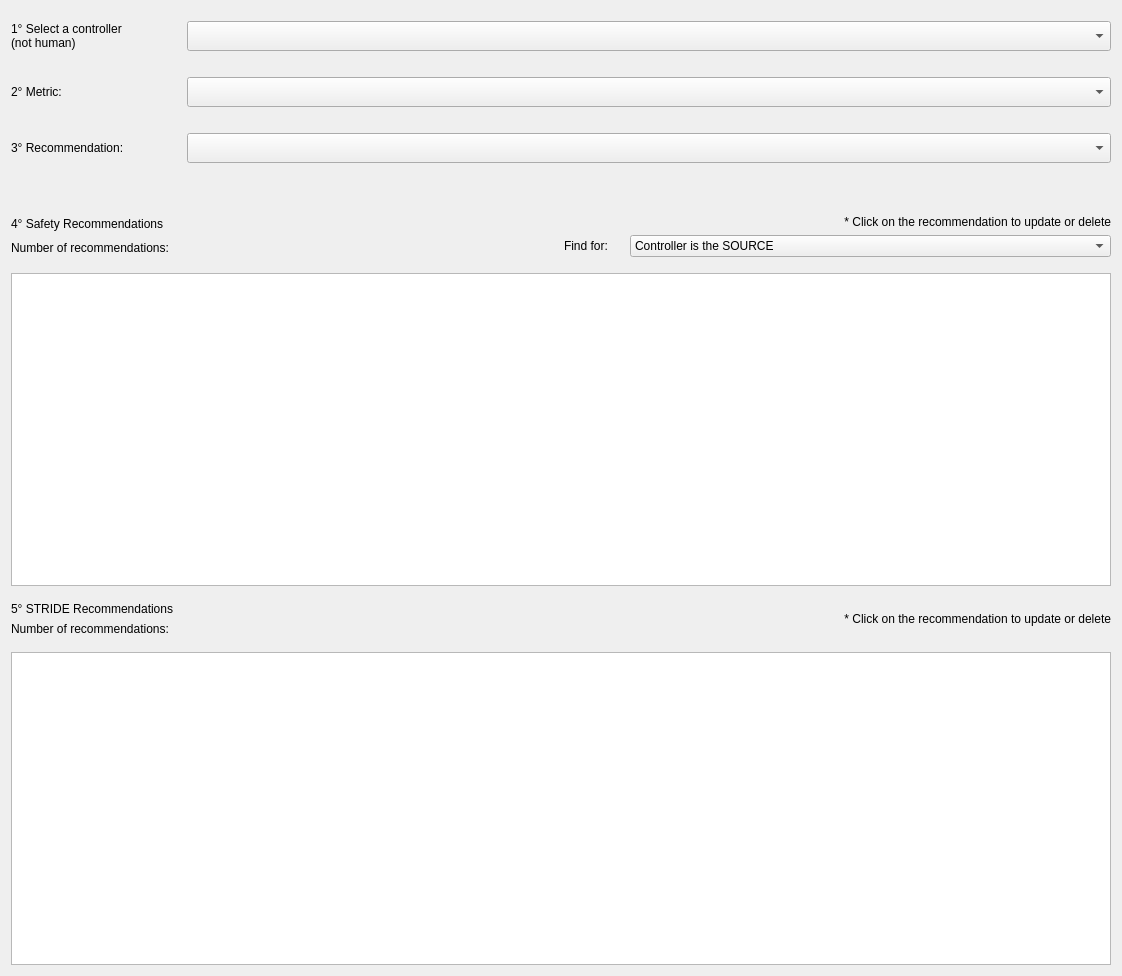
          <widget class="QWidget" name="scrollAreaWidgetContents_17">
           <property name="geometry">
            <rect>
             <x>0</x>
             <y>0</y>
             <width>1122</width>
             <height>976</height>
            </rect>
           </property>
           <layout class="QGridLayout" name="gridLayout_65">
            <item row="0" column="0">
             <layout class="QHBoxLayout" name="horizontalLayout_111">
              <property name="topMargin">
               <number>10</number>
              </property>
              <property name="bottomMargin">
               <number>10</number>
              </property>
              <item>
               <widget class="QLabel" name="label_93">
                <property name="minimumSize">
                 <size>
                  <width>170</width>
                  <height>0</height>
                 </size>
                </property>
                <property name="maximumSize">
                 <size>
                  <width>170</width>
                  <height>16777215</height>
                 </size>
                </property>
                <property name="text">
                 <string>1° Select a controller
(not human)</string>
                </property>
               </widget>
              </item>
              <item>
               <widget class="QComboBox" name="combobox_conf_controller">
                <property name="minimumSize">
                 <size>
                  <width>0</width>
                  <height>30</height>
                 </size>
                </property>
                <property name="focusPolicy">
                 <enum>Qt::TabFocus</enum>
                </property>
                <property name="contextMenuPolicy">
                 <enum>Qt::DefaultContextMenu</enum>
                </property>
                <property name="toolTip">
                 <string>This list contains all controllers that are NOT HUMAN</string>
                </property>
               </widget>
              </item>
             </layout>
            </item>
            <item row="1" column="0">
             <layout class="QHBoxLayout" name="horizontalLayout_112">
              <property name="topMargin">
               <number>10</number>
              </property>
              <property name="bottomMargin">
               <number>10</number>
              </property>
              <item>
               <widget class="QLabel" name="label_55">
                <property name="minimumSize">
                 <size>
                  <width>170</width>
                  <height>0</height>
                 </size>
                </property>
                <property name="maximumSize">
                 <size>
                  <width>170</width>
                  <height>16777215</height>
                 </size>
                </property>
                <property name="text">
                 <string>2° Metric:</string>
                </property>
               </widget>
              </item>
              <item>
               <widget class="QComboBox" name="combobox_conf_performance_metric">
                <property name="minimumSize">
                 <size>
                  <width>0</width>
                  <height>30</height>
                 </size>
                </property>
                <property name="focusPolicy">
                 <enum>Qt::TabFocus</enum>
                </property>
                <property name="contextMenuPolicy">
                 <enum>Qt::DefaultContextMenu</enum>
                </property>
                <property name="toolTip">
                 <string>This list contains all controllers that are NOT HUMAN</string>
                </property>
               </widget>
              </item>
             </layout>
            </item>
            <item row="2" column="0">
             <layout class="QVBoxLayout" name="verticalLayout_56">
              <property name="topMargin">
               <number>10</number>
              </property>
              <property name="bottomMargin">
               <number>10</number>
              </property>
              <item>
               <layout class="QHBoxLayout" name="horizontalLayout_116">
                <property name="topMargin">
                 <number>0</number>
                </property>
                <item>
                 <widget class="QLabel" name="label_101">
                  <property name="minimumSize">
                   <size>
                    <width>170</width>
                    <height>0</height>
                   </size>
                  </property>
                  <property name="maximumSize">
                   <size>
                    <width>170</width>
                    <height>16777215</height>
                   </size>
                  </property>
                  <property name="text">
                   <string>3° Recommendation:</string>
                  </property>
                 </widget>
                </item>
                <item>
                 <widget class="QComboBox" name="combobox_conf_performance_recommendation">
                  <property name="minimumSize">
                   <size>
                    <width>0</width>
                    <height>30</height>
                   </size>
                  </property>
                  <property name="focusPolicy">
                   <enum>Qt::TabFocus</enum>
                  </property>
                  <property name="contextMenuPolicy">
                   <enum>Qt::DefaultContextMenu</enum>
                  </property>
                  <property name="toolTip">
                   <string>This list contains all controllers that are NOT HUMAN</string>
                  </property>
                 </widget>
                </item>
               </layout>
              </item>
              <item>
               <layout class="QHBoxLayout" name="horizontalLayout_117">
                <property name="bottomMargin">
                 <number>0</number>
                </property>
                <item>
                 <spacer name="horizontalSpacer_49">
                  <property name="orientation">
                   <enum>Qt::Horizontal</enum>
                  </property>
                  <property name="sizeType">
                   <enum>QSizePolicy::Fixed</enum>
                  </property>
                  <property name="sizeHint" stdset="0">
                   <size>
                    <width>178</width>
                    <height>20</height>
                   </size>
                  </property>
                 </spacer>
                </item>
                <item>
                 <widget class="QLabel" name="label_conf_recommendation">
                  <property name="text">
                   <string/>
                  </property>
                  <property name="wordWrap">
                   <bool>true</bool>
                  </property>
                 </widget>
                </item>
               </layout>
              </item>
             </layout>
            </item>
            <item row="3" column="0">
             <layout class="QHBoxLayout" name="horizontalLayout_115">
              <property name="topMargin">
               <number>10</number>
              </property>
              <property name="bottomMargin">
               <number>10</number>
              </property>
              <item>
               <layout class="QVBoxLayout" name="verticalLayout_52">
                <item>
                 <widget class="QLabel" name="label_95">
                  <property name="minimumSize">
                   <size>
                    <width>0</width>
                    <height>0</height>
                   </size>
                  </property>
                  <property name="text">
                   <string>4° Safety Recommendations</string>
                  </property>
                 </widget>
                </item>
                <item>
                 <widget class="QLabel" name="label_conf_safety_number">
                  <property name="text">
                   <string>Number of recommendations: </string>
                  </property>
                 </widget>
                </item>
               </layout>
              </item>
              <item>
               <layout class="QVBoxLayout" name="verticalLayout_57">
                <item>
                 <widget class="QLabel" name="label_96">
                  <property name="text">
                   <string>* Click on the recommendation to update or delete</string>
                  </property>
                  <property name="alignment">
                   <set>Qt::AlignRight|Qt::AlignTrailing|Qt::AlignVCenter</set>
                  </property>
                 </widget>
                </item>
                <item>
                 <layout class="QHBoxLayout" name="horizontalLayout_113">
                  <item>
                   <widget class="QLabel" name="label_94">
                    <property name="minimumSize">
                     <size>
                      <width>60</width>
                      <height>0</height>
                     </size>
                    </property>
                    <property name="maximumSize">
                     <size>
                      <width>60</width>
                      <height>16777215</height>
                     </size>
                    </property>
                    <property name="text">
                     <string>Find for:</string>
                    </property>
                   </widget>
                  </item>
                  <item>
                   <widget class="QComboBox" name="combobox_pef_saf">
                    <item>
                     <property name="text">
                      <string>Controller is the SOURCE</string>
                     </property>
                    </item>
                    <item>
                     <property name="text">
                      <string>Controller is the DESTINY</string>
                     </property>
                    </item>
                   </widget>
                  </item>
                 </layout>
                </item>
               </layout>
              </item>
             </layout>
            </item>
            <item row="4" column="0">
             <widget class="QListWidget" name="listwidget_conf_safety_recommendations">
              <property name="minimumSize">
               <size>
                <width>0</width>
                <height>300</height>
               </size>
              </property>
              <property name="maximumSize">
               <size>
                <width>16777215</width>
                <height>450</height>
               </size>
              </property>
              <property name="alternatingRowColors">
               <bool>true</bool>
              </property>
              <property name="wordWrap">
               <bool>true</bool>
              </property>
             </widget>
            </item>
            <item row="5" column="0">
             <layout class="QHBoxLayout" name="horizontalLayout_118">
              <property name="topMargin">
               <number>10</number>
              </property>
              <property name="bottomMargin">
               <number>10</number>
              </property>
              <item>
               <layout class="QVBoxLayout" name="verticalLayout_53">
                <item>
                 <widget class="QLabel" name="label_97">
                  <property name="minimumSize">
                   <size>
                    <width>0</width>
                    <height>0</height>
                   </size>
                  </property>
                  <property name="text">
                   <string>5° STRIDE Recommendations</string>
                  </property>
                 </widget>
                </item>
                <item>
                 <widget class="QLabel" name="label_conf_stride_number">
                  <property name="text">
                   <string>Number of recommendations: </string>
                  </property>
                 </widget>
                </item>
               </layout>
              </item>
              <item>
               <layout class="QVBoxLayout" name="verticalLayout_58">
                <item>
                 <widget class="QLabel" name="label_98">
                  <property name="text">
                   <string>* Click on the recommendation to update or delete</string>
                  </property>
                  <property name="alignment">
                   <set>Qt::AlignRight|Qt::AlignTrailing|Qt::AlignVCenter</set>
                  </property>
                 </widget>
                </item>
               </layout>
              </item>
             </layout>
            </item>
            <item row="6" column="0">
             <widget class="QListWidget" name="listwidget_conf_stride_recommendations">
              <property name="minimumSize">
               <size>
                <width>0</width>
                <height>300</height>
               </size>
              </property>
              <property name="maximumSize">
               <size>
                <width>16777215</width>
                <height>450</height>
               </size>
              </property>
              <property name="alternatingRowColors">
               <bool>true</bool>
              </property>
              <property name="wordWrap">
               <bool>true</bool>
              </property>
             </widget>
            </item>
           </layout>
          </widget>
